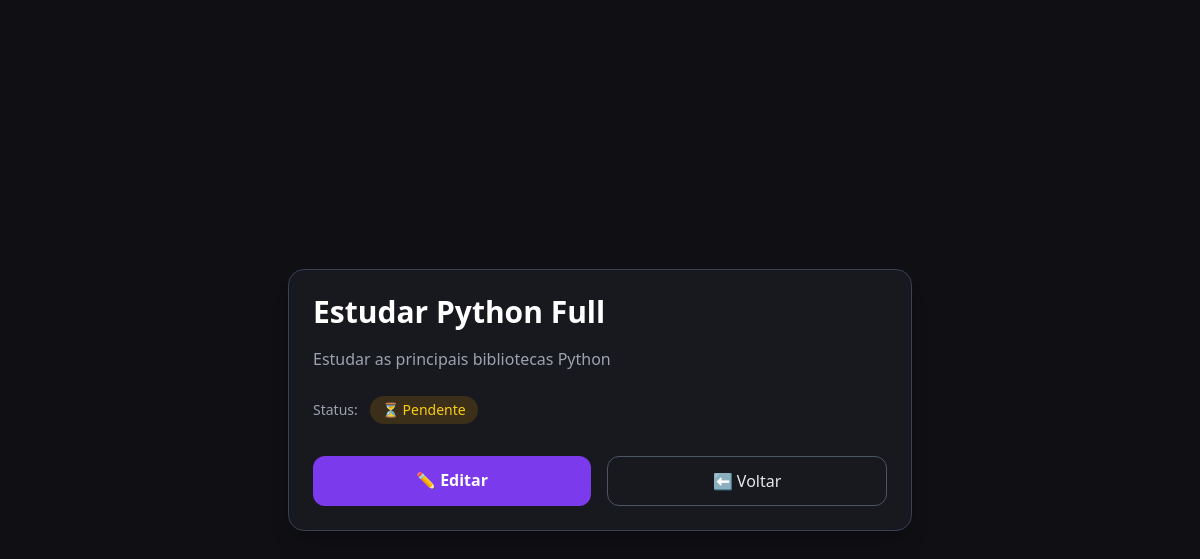
Before: /tarefa/1/ with the older database file.
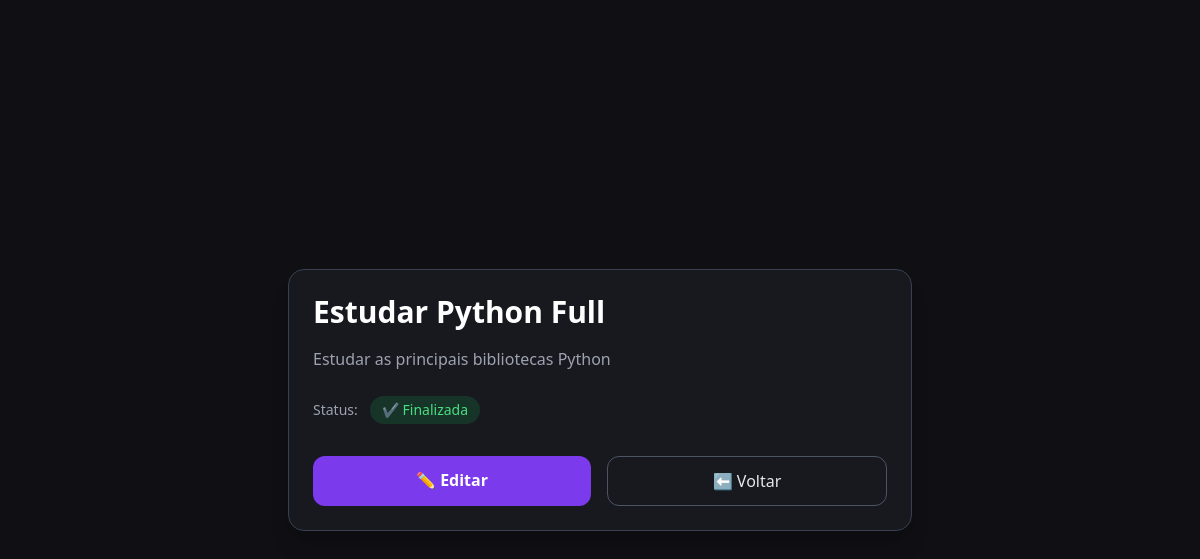
After: the same page with the newer database file.
### tarefas/views.py (the view)
# urls.py: path('tarefa/<int:tarefa_id>/', views.detalhes_tarefa, name='detalhes_tarefa'),
def detalhes_tarefa(request, tarefa_id):
    tarefa = get_object_or_404(Tarefa, id=tarefa_id)
    return render(request, 'tarefas/detalhe.html', {'tarefa': tarefa})

### tarefas/templates/tarefas/detalhe.html (shortened to what this page needs)
<!DOCTYPE html>
<html lang="pt-BR">
<head>
    <script src="https://cdn.tailwindcss.com"></script>
</head>
<body class="bg-dark text-gray-200 min-h-screen flex items-center justify-center">
    <div class="w-full max-w-2xl p-6">
        <div class="bg-card border border-gray-700 rounded-2xl p-6 shadow-xl">
            <h1 class="text-3xl font-bold text-white mb-4">
                {{ tarefa.titulo }}
            </h1>
            <p class="text-gray-400 leading-relaxed mb-6">
                {{ tarefa.descricao }}
            </p>
            <div class="mb-8">
                <span class="text-sm text-gray-400">Status:</span>
                {% if tarefa.finalizado %}
                    <span class="ml-2 inline-flex items-center px-3 py-1 rounded-full
                                 bg-green-600/20 text-green-400 text-sm font-medium">
                        ✔ Finalizada
                    </span>
                {% else %}
                    <span class="ml-2 inline-flex items-center px-3 py-1 rounded-full
                                 bg-yellow-600/20 text-yellow-400 text-sm font-medium">
                        ⏳ Pendente
                    </span>
                {% endif %}
            </div>
            <div class="flex flex-col sm:flex-row gap-4">
                <a href="{% url 'editar_tarefa' tarefa.id %}"
                   class="flex-1 text-center px-5 py-3 rounded-xl
                          bg-primary hover:bg-purple-700 transition
                          text-white font-semibold">
                    ✏️ Editar
                </a>
                <a href="{% url 'listar_tarefas' %}"
                   class="flex-1 text-center px-5 py-3 rounded-xl
                          border border-gray-600 hover:border-primary
                          hover:text-primary transition">
                    ⬅️ Voltar
                </a>
            </div>
        </div>
    </div>
</body>
</html>

Changed rows visible on the page:
changed Tarefa "Estudar Python Full": finalizado False → True (drawn)
Other visible differences:
text no longer shown: "⏳ Pendente"
text now shown: "✔ Finalizada"
